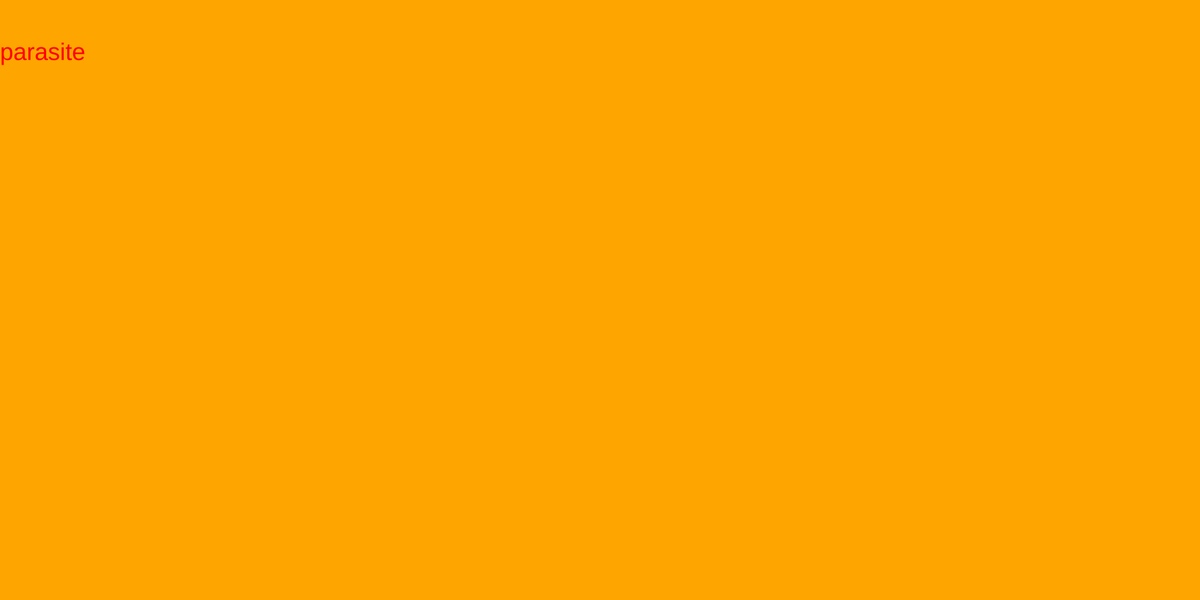
Frame 1 (no input)
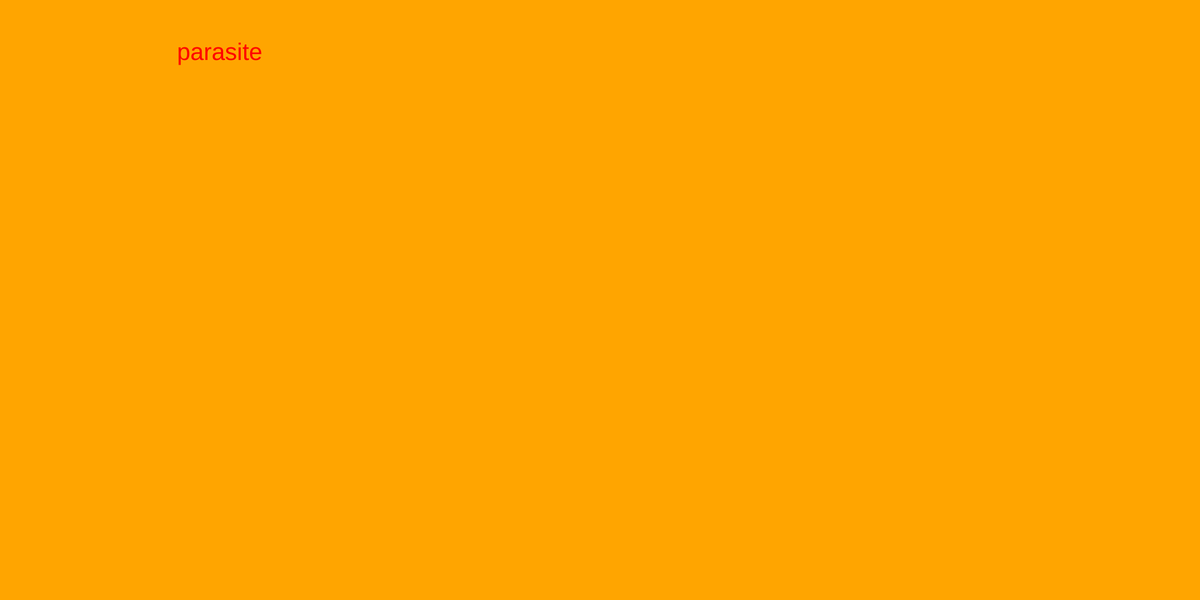
Frame 60 (no input)
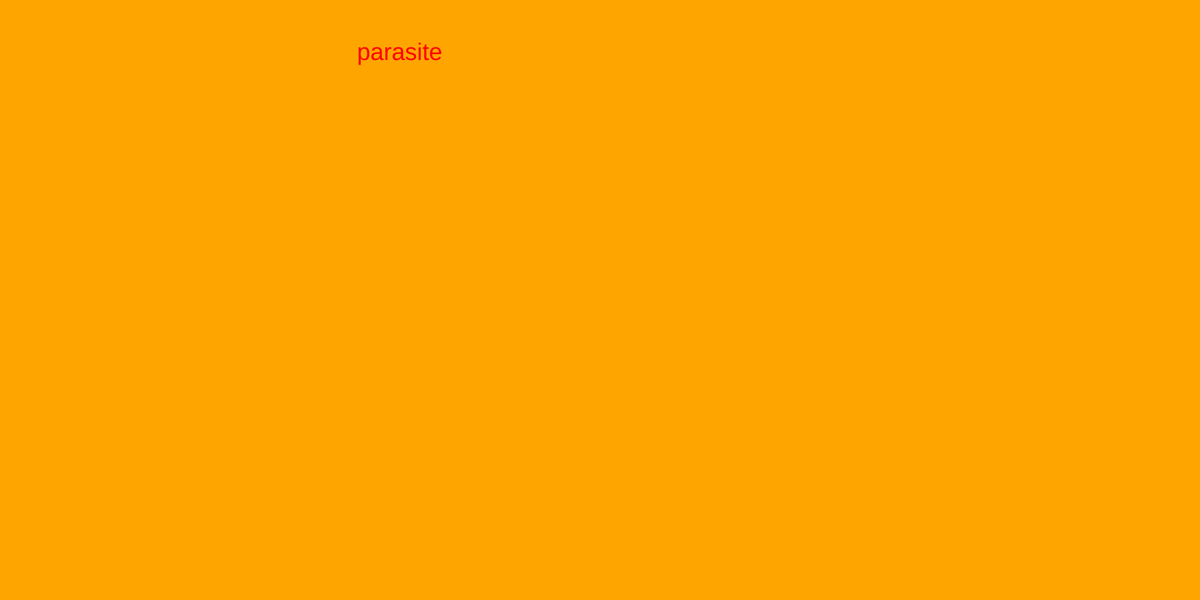
Frame 120 (the mouse pressed at the canvas centre since frame 60)

The p5.js sketch that drew these frames (run headless with seeded random() and noise() and a simulated clock; from frame 60 on, the mouse is pressed at the canvas centre):

// p5.js sketch
// ── sketch.js
var x = 0;
var v = 0;

function setup() {
  // put setup code here
  createCanvas(2000,1000);
  rectMode(CENTER);
  ellipseMode(CENTER);

}
function draw() {
  // put drawing code here
  background('orange')
  //rect(x,100,v,100);
  fill('red');
  textSize(40);
  text("parasite" , x,100);
  x = x + 5;

  if(x > width){
    x = 0;
  }


}
